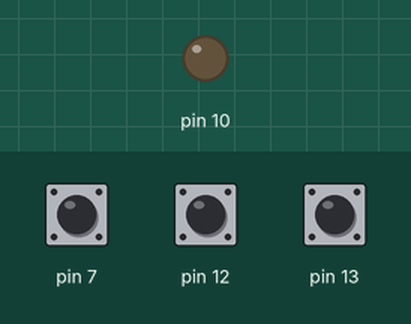
Recording of a sketch running on a simulated Arduino Uno, built with avr-gcc and run on an emulated ATmega328P. On the bench: output pins drawn as LEDs (lit = HIGH). The test bench sets the inputs (shaded band); at power-on: pin 7 HIGH, pin 12 HIGH, pin 13 HIGH. What the sketch prints to the serial monitor is not drawn.

Above: at 0.15 s.
At 1.1 s:
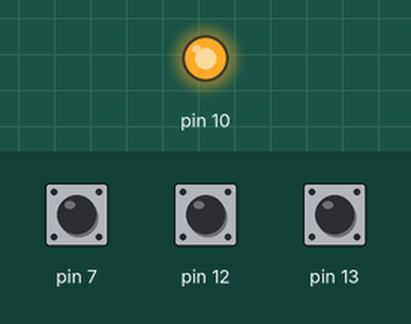
1.2 s: pin 7 pulled LOW for 0.15 s
3.2 s: pin 12 pulled LOW for 0.15 s
4.8 s: pin 13 pulled LOW for 1 s
Timing chart, 0 to 5.5 s (numbered marks = the images above; inputs shaded):
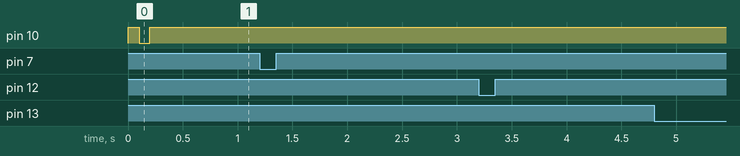

The sketch:

TouchL12.ino
```cpp
#include <Wire.h>
#include <SPI.h>

#include <Gadgeteering.h>

#include <Mainboards/FEZMedusaMini.h>
#include <Modules/TouchL12.h>

using namespace gadgeteering;
using namespace gadgeteering::mainboards;
using namespace gadgeteering::modules;

void loop()
{

}

void setup()
{
	Serial.begin(9600);

	fez_medusa_mini board;
	touch_l12 touch(1);

	while (true)
	{
		Serial.print(touch.get_slider_position()); Serial.print(" "); Serial.print((touch.get_slider_direction() == touch_l12::directions::LEFT ? "L" : "R")); Serial.println("");
		system::sleep(100);
	}
	return;
}
```
